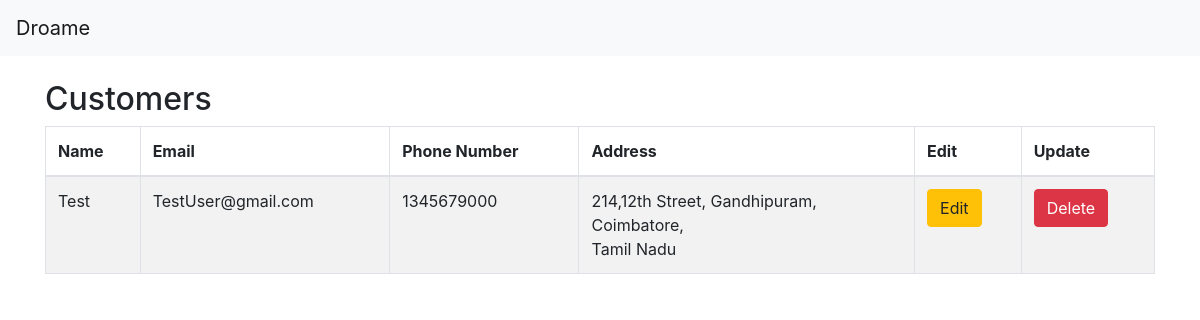
Screenshot of /customers/List with the database file from the repository.
### customers/models.py (models this page shows)
class Customer(models.Model):
    name = models.CharField(max_length=100,blank=False,null=False)
    email = models.EmailField(unique=True,blank=False,null=False)
    phone_number = models.BigIntegerField(max_length=10,blank=False,null=False)
    address=models.ForeignKey(Location,on_delete=models.CASCADE)

### location/models.py (models this page shows)
class Location(models.Model):
    door_no=models.CharField(max_length=10)
    address=models.CharField(max_length=250)
    city=models.CharField(max_length=100)
    state=models.CharField(max_length=100)

### customers/views.py (the view)
# urls.py: path('List',ListCustomer,name="List"),
def ListCustomer(request):
   data=Customer.objects.all()
   return render(request=request,template_name='ListCustomer.html',context={"data":data})

### templates/ListCustomer.html (shortened to what this page needs)
{% extends 'base.html' %}
{% block content %}
<div class="container">
<h2>Customers</h2>
<table class="table table-striped table-bordered p-3">
  <thead>
    <tr>
      <th scope="col">Name</th>
      <th scope="col">Email</th>
      <th scope="col">Phone Number</th>
      <th scope="col">Address</th>
      <th scope="col">Edit</th>
      <th scope="col">Update</th>
    </tr>
  </thead>
  <tbody>
      {% for d in  data %}
      <tr>
          <td>{{d.name}}</td>
          <td>{{d.email}}</td>
          <td>{{d.phone_number}}</td>
          <td>{{d.address.door_no}},{{d.address.address}},<br/>{{d.address.city}},<br/>{{d.address.state}}</td>
          <td><a type="button" class="btn btn-warning" href="edit/{{d.id}}">Edit</a>
          </td>
          <td><a type="button" class="btn btn-danger" href="delete/{{d.id}}">Delete</a>
          </td>
        </tr>
      {% endfor %}
  </tbody>
</table>
</div>
{% endblock  %}

### rows the page displays
Customer: name "Test", email "TestUser@gmail.com", phone_number "1345679000", address.door_no "214", address.address "12th Street, Gandhipuram", address.city "Coimbatore", address.state "Tamil Nadu"
